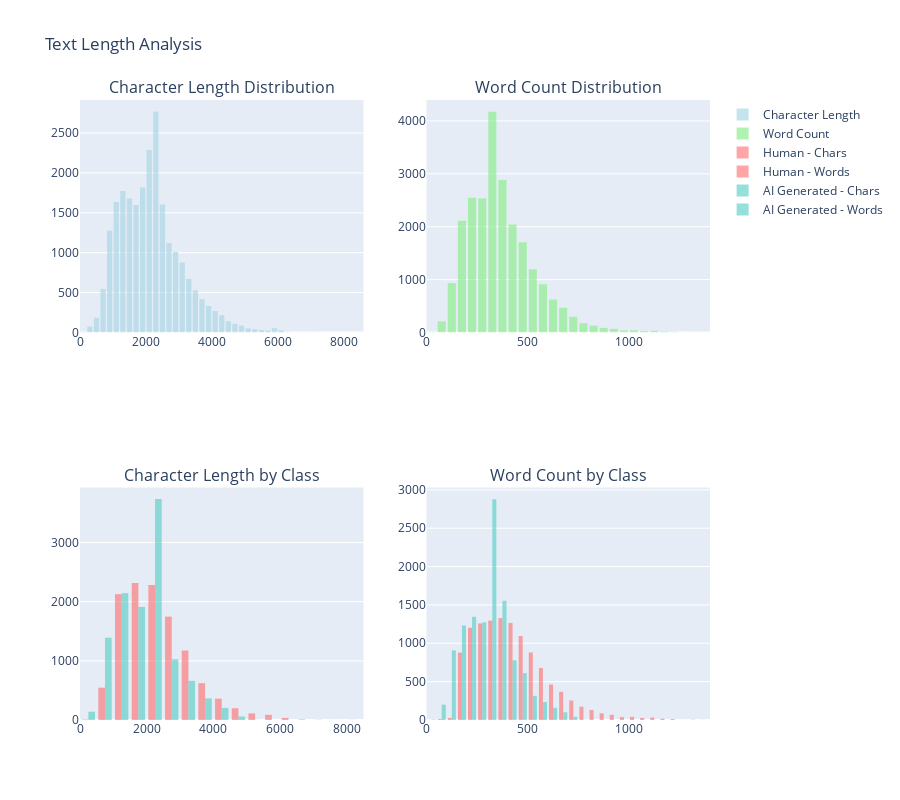

The notebook cell this image was saved under:
### Code cell
# Visualize text length distributions
fig = make_subplots(
    rows=2, cols=2,
    subplot_titles=('Character Length Distribution', 'Word Count Distribution', 
                   'Character Length by Class', 'Word Count by Class')
)

# Overall distributions
fig.add_trace(
    go.Histogram(x=df['text_length'], nbinsx=50, name='Character Length', 
                marker_color='lightblue', opacity=0.7),
    row=1, col=1
)

fig.add_trace(
    go.Histogram(x=df['word_count'], nbinsx=50, name='Word Count', 
                marker_color='lightgreen', opacity=0.7),
    row=1, col=2
)

# By class
for label, color in zip([0, 1], ['#FF6B6B', '#4ECDC4']):
    class_data = df[df['generated'] == label]
    label_name = 'Human' if label == 0 else 'AI Generated'
    
    fig.add_trace(
        go.Histogram(x=class_data['text_length'], nbinsx=30, 
                    name=f'{label_name} - Chars', 
                    marker_color=color, opacity=0.6),
        row=2, col=1
    )
    
    fig.add_trace(
        go.Histogram(x=class_data['word_count'], nbinsx=30, 
                    name=f'{label_name} - Words', 
                    marker_color=color, opacity=0.6),
        row=2, col=2
    )

fig.update_layout(title_text="Text Length Analysis", height=800)
fig.show()

### Figure 1 — Plotly figure (JSON) as saved in the notebook; plotly's stock layout.template omitted (floating-point values rounded to 4 significant figures; data arrays with more than 128 entries replaced by an {"elided": "..."} marker saying what was removed)
{"data": [{"marker": {"color": "lightblue"}, "name": "Character Length", "nbinsx": 50, "opacity": 0.7, "type": "histogram", "x": {"elided": "23274 int values"}, "xaxis": "x", "yaxis": "y"}, {"marker": {"color": "lightgreen"}, "name": "Word Count", "nbinsx": 50, "opacity": 0.7, "type": "histogram", "x": {"elided": "23274 int values"}, "xaxis": "x2", "yaxis": "y2"}, {"marker": {"color": "#FF6B6B"}, "name": "Human - Chars", "nbinsx": 30, "opacity": 0.6, "type": "histogram", "x": {"elided": "11637 int values"}, "xaxis": "x3", "yaxis": "y3"}, {"marker": {"color": "#FF6B6B"}, "name": "Human - Words", "nbinsx": 30, "opacity": 0.6, "type": "histogram", "x": {"elided": "11637 int values"}, "xaxis": "x4", "yaxis": "y4"}, {"marker": {"color": "#4ECDC4"}, "name": "AI Generated - Chars", "nbinsx": 30, "opacity": 0.6, "type": "histogram", "x": {"elided": "11637 int values"}, "xaxis": "x3", "yaxis": "y3"}, {"marker": {"color": "#4ECDC4"}, "name": "AI Generated - Words", "nbinsx": 30, "opacity": 0.6, "type": "histogram", "x": {"elided": "11637 int values"}, "xaxis": "x4", "yaxis": "y4"}], "layout": {"annotations": [{"font": {"size": 16}, "showarrow": false, "text": "Character Length Distribution", "x": 0.225, "xanchor": "center", "xref": "paper", "y": 1, "yanchor": "bottom", "yref": "paper"}, {"font": {"size": 16}, "showarrow": false, "text": "Word Count Distribution", "x": 0.775, "xanchor": "center", "xref": "paper", "y": 1, "yanchor": "bottom", "yref": "paper"}, {"font": {"size": 16}, "showarrow": false, "text": "Character Length by Class", "x": 0.225, "xanchor": "center", "xref": "paper", "y": 0.375, "yanchor": "bottom", "yref": "paper"}, {"font": {"size": 16}, "showarrow": false, "text": "Word Count by Class", "x": 0.775, "xanchor": "center", "xref": "paper", "y": 0.375, "yanchor": "bottom", "yref": "paper"}], "height": 800, "title": {"text": "Text Length Analysis"}, "xaxis": {"anchor": "y", "domain": [0, 0.45]}, "xaxis2": {"anchor": "y2", "domain": [0.55, 1]}, "xaxis3": {"anchor": "y3", "domain": [0, 0.45]}, "xaxis4": {"anchor": "y4", "domain": [0.55, 1]}, "yaxis": {"anchor": "x", "domain": [0.625, 1]}, "yaxis2": {"anchor": "x2", "domain": [0.625, 1]}, "yaxis3": {"anchor": "x3", "domain": [0, 0.375]}, "yaxis4": {"anchor": "x4", "domain": [0, 0.375]}}}
